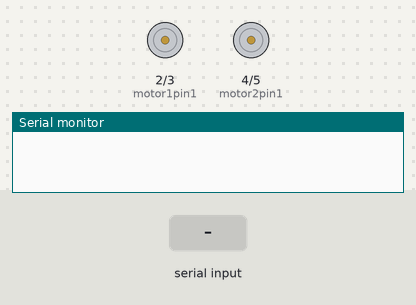
A sketch run on a simulated Arduino Uno, built with avr-gcc and run on an emulated ATmega328P. Shown: motor-driver pin pairs drawn as motors (green arrow = first pin HIGH = forward, orange = second pin HIGH = backward, longer = more drive, scaled by the enable pin), the last lines printed to the serial monitor. The test bench sets the inputs (shaded band).

Above: at 1.2 s.
1.3 s: "f" received over Serial
At 2.4 s:
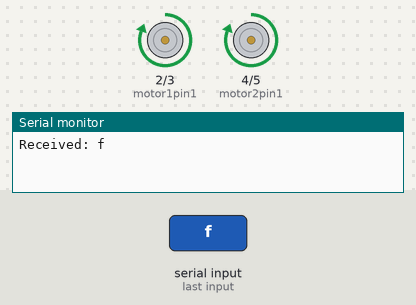
2.8 s: "b" received over Serial
At 3.6 s:
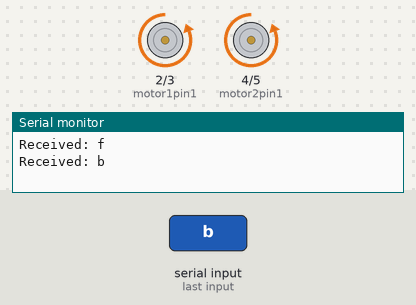
4.3 s: "l" received over Serial
At 4.7 s:
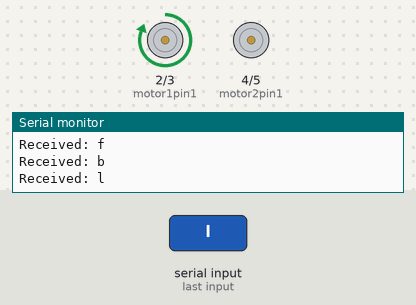
5.8 s: "r" received over Serial
At 7.0 s:
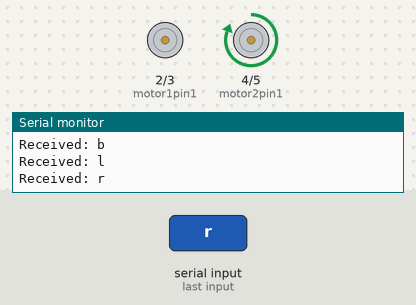
7.3 s: "1" received over Serial
At 8.2 s:
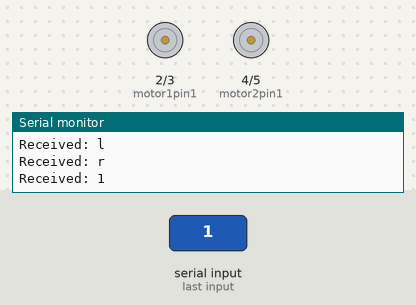
8.8 s: "l" received over Serial
At 9.3 s:
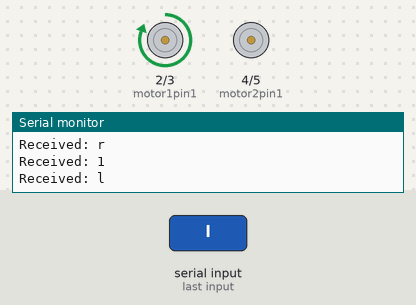
Timing chart, 0 to 11.3 s (numbered marks = the images above; inputs shaded):
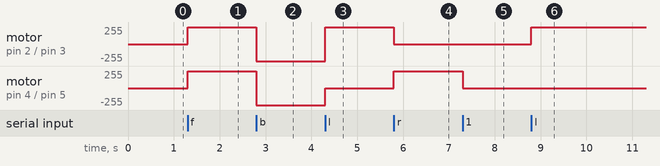

Measured:
- after the input at 1.3 s, motor on pin 2 (motor1pin1) / pin 3 (motor1pin2), motor on pin 4 (motor2pin1) / pin 5 (motor2pin2): stopped → forward 255/255 at once
- after the input at 2.8 s, motor on pin 2 (motor1pin1) / pin 3 (motor1pin2), motor on pin 4 (motor2pin1) / pin 5 (motor2pin2): forward 255/255 → backward 255/255 at once
- after the input at 4.3 s, motor on pin 2 (motor1pin1) / pin 3 (motor1pin2): backward 255/255 → forward 255/255 at once; motor on pin 4 (motor2pin1) / pin 5 (motor2pin2): backward 255/255 → stopped at once
- after the input at 5.8 s, motor on pin 2 (motor1pin1) / pin 3 (motor1pin2): forward 255/255 → stopped at once; motor on pin 4 (motor2pin1) / pin 5 (motor2pin2): stopped → forward 255/255 at once
- after the input at 7.3 s, motor on pin 4 (motor2pin1) / pin 5 (motor2pin2): forward 255/255 → stopped at once
- after the input at 8.8 s, motor on pin 2 (motor1pin1) / pin 3 (motor1pin2): stopped → forward 255/255 at once

The sketch:

RCcar.ino
```cpp
int motor1pin1 = 2;
int motor1pin2 = 3;
int motor2pin1 = 4;
int motor2pin2 = 5;
int enA = 9;
int enB = 10;

void setup() {
  Serial.begin(9600);
  pinMode(enA, OUTPUT);
  pinMode(enB, OUTPUT);
  pinMode(motor1pin1, OUTPUT);
  pinMode(motor1pin2, OUTPUT);
  pinMode(motor2pin1, OUTPUT);
  pinMode(motor2pin2, OUTPUT);
}

void loop() {
  if (Serial.available()) {
    char direction = Serial.read();
    Serial.print("Received: ");
    Serial.println(direction);
    switch (direction) {
      case 'f':
        go_forward();
        break;
      case 'b':
        go_backward();
        break;
      case 'l':
        go_left();
        break;
      case 'r':
        go_right();
        break;
      default:
        stop_moving();
        break;
    }
  }
}

void go_forward() {  // Motor 1 and 2 forward
  digitalWrite(motor1pin1, HIGH);
  digitalWrite(motor1pin2, LOW);
  digitalWrite(motor2pin1, HIGH);
  digitalWrite(motor2pin2, LOW);
  analogWrite(enA, 255);
  analogWrite(enB, 255);
}

void go_backward() {  // Motor 1 and 2 backward
  digitalWrite(motor1pin1, LOW);
  digitalWrite(motor1pin2, HIGH);
  digitalWrite(motor2pin1, LOW);
  digitalWrite(motor2pin2, HIGH);
  analogWrite(enA, 255);
  analogWrite(enB, 255);
}

void go_right() { // Motor 2 forward
  digitalWrite(motor1pin1, LOW);
  digitalWrite(motor1pin2, LOW);
  digitalWrite(motor2pin1, HIGH);
  digitalWrite(motor2pin2, LOW);
  analogWrite(enB, 255);
}

void go_left() { // Motor 1 forward
  digitalWrite(motor1pin1, HIGH);
  digitalWrite(motor1pin2, LOW);
  digitalWrite(motor2pin1, LOW);
  digitalWrite(motor2pin2, LOW);
  analogWrite(enA, 255);
}

void stop_moving() { // Motor 1 forward
  analogWrite(enA, 0);
  analogWrite(enB, 0);
}
```
